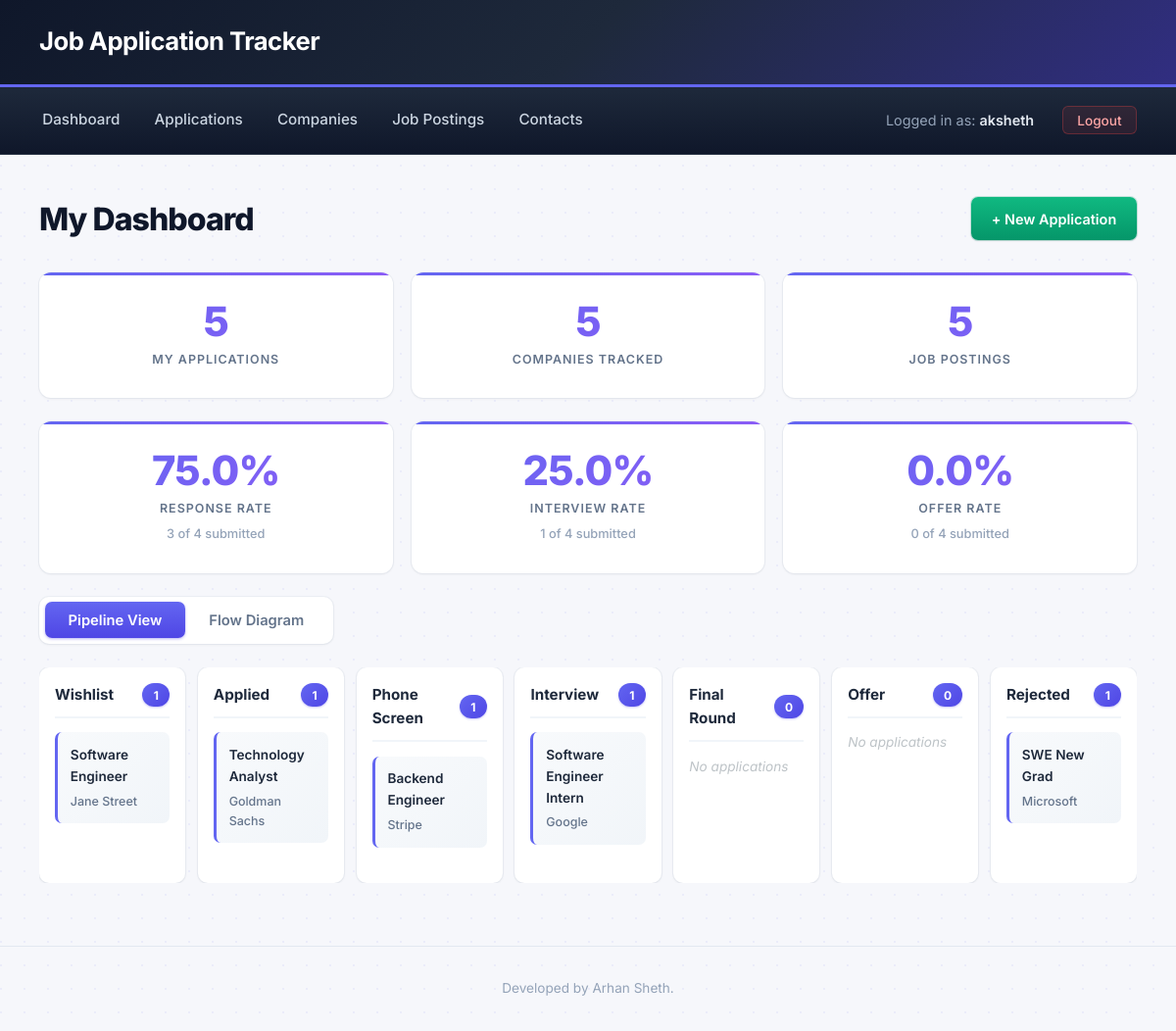
Screenshot of /project/ (signed in) with the database file from the repository.
### project/models.py (models this page shows, shortened)
class Application(models.Model):
    STATUS_CHOICES = [
        ('wishlist', 'Wishlist'),
        ('applied', 'Applied'),
        ('phone_screen', 'Phone Screen'),
        ('interview', 'Interview'),
        ('final_round', 'Final Round'),
        ('offer', 'Offer'),
        ('rejected', 'Rejected'),
    ]
    job_posting = models.ForeignKey(
        JobPosting, on_delete=models.CASCADE, related_name='applications'
    )
    user = models.ForeignKey(
        User, on_delete=models.CASCADE, related_name='applications'
    )
    date_applied = models.DateField(null=True, blank=True)
    status = models.TextField(choices=STATUS_CHOICES, default='wishlist')
    notes = models.TextField(blank=True)

class JobPosting(models.Model):
    company = models.ForeignKey(
        Company, on_delete=models.CASCADE, related_name='job_postings'
    )
    title = models.TextField()
    description = models.TextField(blank=True)
    date_posted = models.DateField(null=True, blank=True)
    url = models.URLField(blank=True)

class Company(models.Model):
    name = models.TextField()
    industry = models.TextField()
    location = models.TextField(blank=True)
    website = models.URLField(blank=True)
    notes = models.TextField(blank=True)

### project/views.py (the view)
# urls.py: path('', views.dashboard_view, name='dashboard'),
@login_required(login_url='login')
def dashboard_view(request):
    user_applications = Application.objects.filter(user=request.user)
    pipeline = []
    for status_code, status_label in Application.STATUS_CHOICES:
        apps_in_stage = user_applications.filter(status=status_code)
        pipeline.append({
            'code': status_code,
            'label': status_label,
            'applications': apps_in_stage,
            'count': apps_in_stage.count(),
        })
    analytics = user_applications.aggregate(
        n_submitted=Count('id', filter=~Q(status='wishlist')),
        n_responded=Count('id', filter=~Q(status__in=['wishlist', 'applied'])),
        n_interviewed=Count('id', filter=Q(status__in=['interview', 'final_round', 'offer'])),
        n_offers=Count('id', filter=Q(status='offer')),
        n_rejected=Count('id', filter=Q(status='rejected')),
    )
    n_submitted = analytics['n_submitted'] or 0
    response_rate = round(analytics['n_responded'] / n_submitted * 100, 1) if n_submitted else 0
    interview_rate = round(analytics['n_interviewed'] / n_submitted * 100, 1) if n_submitted else 0
    offer_rate = round(analytics['n_offers'] / n_submitted * 100, 1) if n_submitted else 0
    stage_order = ['applied', 'phone_screen', 'interview', 'final_round', 'offer']
    n_at_stage = {}
    for i, stage in enumerate(stage_order):
        n_at_stage[stage] = user_applications.filter(status__in=stage_order[i:]).count()
    sankey_labels = ['Applied', 'Phone Screen', 'Interview', 'Final Round', 'Offer']
    sankey_sources, sankey_targets, sankey_values = [], [], []
    if n_at_stage['phone_screen'] > 0:
        sankey_sources.append(0)
        sankey_targets.append(1)
        sankey_values.append(n_at_stage['phone_screen'])
    if n_at_stage['interview'] > 0:
        sankey_sources.append(1)
        sankey_targets.append(2)
        sankey_values.append(n_at_stage['interview'])
    if n_at_stage['final_round'] > 0:
        sankey_sources.append(2)
        sankey_targets.append(3)
        sankey_values.append(n_at_stage['final_round'])
    if n_at_stage['offer'] > 0:
        sankey_sources.append(3)
        sankey_targets.append(4)
        sankey_values.append(n_at_stage['offer'])
    context = {
        'pipeline': pipeline,
        'total_applications': user_applications.count(),
        'total_companies': Company.objects.count(),
        'total_postings': JobPosting.objects.count(),
        'n_submitted': n_submitted,
        'n_responded': analytics['n_responded'],
        'n_interviewed': analytics['n_interviewed'],
        'n_offers': analytics['n_offers'],
        'n_rejected': analytics['n_rejected'],
        'response_rate': response_rate,
        'interview_rate': interview_rate,
        'offer_rate': offer_rate,
        'sankey_labels': json.dumps(sankey_labels),
        'sankey_sources': json.dumps(sankey_sources),
        'sankey_targets': json.dumps(sankey_targets),
        'sankey_values': json.dumps(sankey_values),
    }
    return render(request, 'project/dashboard.html', context)

### project/templates/project/dashboard.html (shortened to what this page needs)
{% extends 'project/base.html' %}
{% block content %}
<div class="page-header">
    <h2>My Dashboard</h2>
    <a href="{% url 'application_create' %}" class="btn btn-success">+ New Application</a>
</div>
<div class="dashboard-stats">
    <div class="stat-card">
        <div class="stat-number">{{ total_applications }}</div>
        <div class="stat-label">My Applications</div>
    </div>
    <div class="stat-card">
        <div class="stat-number">{{ total_companies }}</div>
        <div class="stat-label">Companies Tracked</div>
    </div>
    <div class="stat-card">
        <div class="stat-number">{{ total_postings }}</div>
        <div class="stat-label">Job Postings</div>
    </div>
</div>
<div class="dashboard-stats">
    <div class="stat-card">
        <div class="stat-number">{{ response_rate }}%</div>
        <div class="stat-label">Response Rate</div>
        <div class="stat-detail">{{ n_responded }} of {{ n_submitted }} submitted</div>
    </div>
    <div class="stat-card">
        <div class="stat-number">{{ interview_rate }}%</div>
        <div class="stat-label">Interview Rate</div>
        <div class="stat-detail">{{ n_interviewed }} of {{ n_submitted }} submitted</div>
    </div>
    <div class="stat-card">
        <div class="stat-number">{{ offer_rate }}%</div>
        <div class="stat-label">Offer Rate</div>
        <div class="stat-detail">{{ n_offers }} of {{ n_submitted }} submitted</div>
    </div>
</div>
<div class="view-toggle">
    <button id="btn-kanban" class="toggle-btn active" onclick="showView('kanban')">
        Pipeline View
    </button>
    <button id="btn-sankey" class="toggle-btn" onclick="showView('sankey')">
        Flow Diagram
    </button>
</div>
<div id="view-kanban">
    <div class="pipeline">
        {% for stage in pipeline %}
            <div class="pipeline-stage">
                <h3>
                    {{ stage.label }}
                    <span class="stage-count">{{ stage.count }}</span>
                </h3>
                {% for application in stage.applications %}
                    <div class="pipeline-card">
                        <a href="{% url 'application_detail' application.pk %}">
                            {{ application.job_posting.title }}
                        </a>
                        <div class="company-name">
                            {{ application.job_posting.company.name }}
                        </div>
                    </div>
                {% empty %}
                    <p style="color: #bdc3c7; font-size: 0.85rem; font-style: italic;">
                        No applications
                    </p>
                {% endfor %}
            </div>
        {% endfor %}
    </div>
</div>
{% endblock %}

### project/templates/project/base.html (shortened to what this page needs)
{% load static %}
<html>
    <head>
        <link rel="stylesheet" type="text/css" href="{% static 'project.css' %}">
    </head>
    <body>
        <h1>Job Application Tracker</h1>
        <div id="nav">
            {% if request.user.is_authenticated %}
                <a href="{% url 'dashboard' %}">Dashboard</a>
                <a href="{% url 'application_list' %}">Applications</a>
                <a href="{% url 'company_list' %}">Companies</a>
                <a href="{% url 'job_posting_list' %}">Job Postings</a>
                <a href="{% url 'contact_list' %}">Contacts</a>
                <span class="logged-in-as">Logged in as: <strong>{{request.user}}</strong></span>
                <form method="POST" action="{% url 'logout' %}">
                    <button type="submit">Logout</button>
                </form>
            {% else %}
                <span class="logged-in-as">Not logged in</span>
                <a href="{% url 'login' %}">Login</a>
                <a href="{% url 'signup' %}">Sign Up</a>
            {% endif %}
        </div>
        <div id="content-container">
            {% block content %}
            {% endblock %}
        </div>
        <footer>
            <p>Developed by Arhan Sheth.</p>
        </footer>
    </body>
</html>

### rows the page displays
Application: job_posting "Software Engineer", job_posting.company.name "Jane Street"
Application: job_posting "Technology Analyst", job_posting.company.name "Goldman Sachs"
Application: job_posting "Backend Engineer", job_posting.company.name "Stripe"
Application: job_posting "Software Engineer Intern", job_posting.company.name "Google"
Application: job_posting "SWE New Grad", job_posting.company.name "Microsoft"

### other values shown
{{ request.user }} "aksheth"
{{ total_applications }} "5"
{{ total_companies }} "5"
{{ total_postings }} "5"
{{ response_rate }} "75.0"
{{ n_responded }} "3"
{{ n_submitted }} "4"
{{ interview_rate }} "25.0"
{{ n_interviewed }} "1"
{{ offer_rate }} "0.0"
{{ n_offers }} "0"
{{ stage.label }} "Wishlist" "Applied" "Phone Screen" "Interview" "Final Round" "Offer" "Rejected"
{{ stage.count }} "1" "1" "1" "1" "0" "0" "1"
